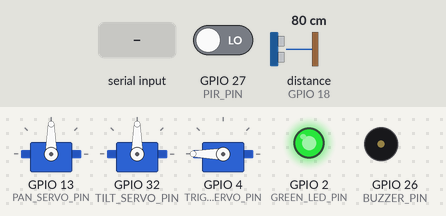
Recording of a sketch running on a simulated ESP32. On the bench: 3 × servo, output pins drawn as LEDs (lit = HIGH), buzzer (waves = sounding, pin HIGH). Inputs (shaded band) come from the test bench; at power-on: GPIO 27 (PIR_PIN) LOW, distance to the obstacle (sensor on GPIO 18) 80 cm. The echo pulse lasts 58.3 µs per cm; pins used as bus, display or sensor lines are not drawn; what the sketch prints to the serial monitor is not drawn.

Above: at 12.2 s.
12.3 s: GPIO 27 (PIR_PIN) driven HIGH
At 15.2 s:
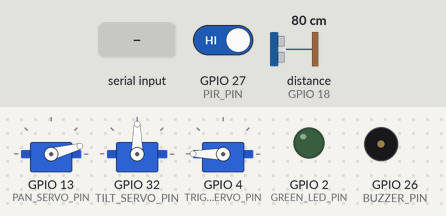
15.3 s: "A\n" received over Serial
At 16.7 s:
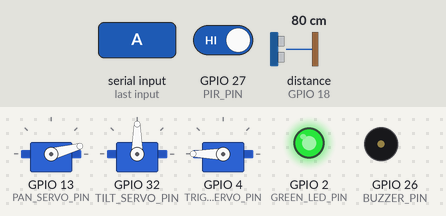
17.0 s: "M\n" received over Serial
At 22.1 s:
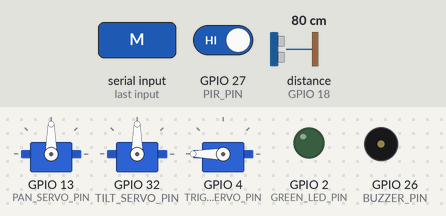
22.4 s: "F\n" received over Serial
At 25.07 s:
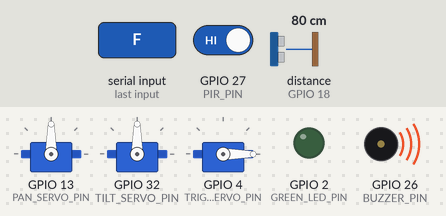
Timing chart, 0 to 30.0 s (numbered marks = the images above; inputs shaded):
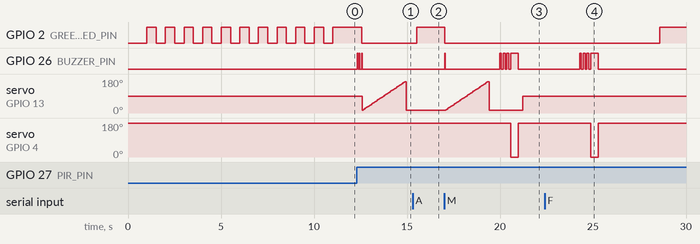

The sketch:

ESP32_Sentry_Turret.ino
```cpp
// =====================================================
// ESP32 AUTOMATED SENTRY TURRET
// Science Fair 2026 - Grade 8
// =====================================================
//
// WIRING:
//   Pan Servo (MG996R):     Orange → GPIO 13,  Power from battery pack
//   Tilt Servo (MG996R):    Orange → GPIO 32,  Power from battery pack
//   Trigger Servo (SG90):   Orange → GPIO 4,   Red → ESP32 5V, Brown → GND
//   Ultrasonic TRIG:        GPIO 5
//   Ultrasonic ECHO:        GPIO 18
//   PIR Motion Sensor:      GPIO 27
//   Buzzer:                 GPIO 26
//   Green LED (armed):      GPIO 2
//   Battery (-) must connect to ESP32 GND (common ground)
//
// SERIAL MONITOR COMMANDS (115200 baud, Newline):
//   D = Check distance sensor
//   M = Simulate motion trigger (force start scanning)
//   F = Force fire
//   R = Reset to IDLE
//   P = Print current state and settings
//   T[angle] = Manually set tilt (e.g. T120)
//   A = Toggle auto/manual mode

#include <Arduino.h>
#include <ESP32Servo.h>

// ==================== PIN DEFINITIONS ====================
#define PAN_SERVO_PIN     13
#define TILT_SERVO_PIN    32
#define TRIGGER_SERVO_PIN  4
#define TRIG_PIN           5
#define ECHO_PIN          18
#define PIR_PIN           27
#define BUZZER_PIN        26
#define GREEN_LED_PIN      2

// ==================== TUNING CONSTANTS ====================
// Adjust these to calibrate your turret

// Pan servo scan range (degrees)
#define PAN_MIN           15
#define PAN_MAX          165
#define PAN_CENTER        90
#define PAN_STEP           3    // degrees per scan step
#define PAN_DELAY         40    // ms between scan steps

// Tilt servo positions - ADJUST THESE for your Nerf gun mounting
#define TILT_LEVEL        90    // gun aims straight (change this after calibration!)
#define TILT_UP           70    // gun aims up (for far targets)
#define TILT_DOWN        120    // gun aims down (for close targets)

// Trigger servo
#define TRIGGER_REST     180    // not pulling
#define TRIGGER_PULL       0    // pulling trigger
#define TRIGGER_HOLD_MS  400    // how long to hold trigger pulled

// Detection
#define MAX_DETECT_DIST  150    // max detection distance in cm
#define MIN_DETECT_DIST    3    // ignore readings closer than this
#define PIR_WARMUP_SEC    10    // PIR warmup time in seconds

// Timing
#define COOLDOWN_MS     3000    // pause after firing before scanning again
#define SCAN_TIMEOUT_MS 8000    // return to idle if no target found in this time
#define AIM_SETTLE_MS    500    // time to let servos settle after aiming

// ==================== STATE MACHINE ====================
enum State {
    IDLE,
    SCANNING,
    TARGETING,
    FIRING,
    COOLDOWN
};

const char* stateNames[] = {"IDLE", "SCANNING", "TARGETING", "FIRING", "COOLDOWN"};

State currentState = IDLE;

// ==================== SERVO OBJECTS ====================
Servo panServo;
Servo tiltServo;
Servo triggerServo;

// ==================== VARIABLES ====================
int targetAngle = PAN_CENTER;
long targetDistance = 0;
unsigned long stateStartTime = 0;
bool autoMode = true;

// ==================== DISTANCE READING ====================
long readDistance() {
    digitalWrite(TRIG_PIN, LOW);
    delayMicroseconds(2);
    digitalWrite(TRIG_PIN, HIGH);
    delayMicroseconds(10);
    digitalWrite(TRIG_PIN, LOW);

    long duration = pulseIn(ECHO_PIN, HIGH, 30000);  // 30ms timeout
    if (duration == 0) return 999;  // no echo
    return duration * 0.034 / 2.0;
}

// ==================== SCANNING ====================
// Sweeps the pan servo and looks for the closest object
// Returns true if target found, false if nothing detected
bool scanForTarget() {
    long closestDist = 999;
    int closestAngle = -1;

    Serial.println("  Scanning...");

    // Sweep forward
    for (int angle = PAN_MIN; angle <= PAN_MAX; angle += PAN_STEP) {
        panServo.write(angle);
        delay(PAN_DELAY);

        long dist = readDistance();

        // Print scan data
        Serial.printf("    %3d° : %3ld cm", angle, dist);
        if (dist >= MIN_DETECT_DIST && dist <= MAX_DETECT_DIST) {
            Serial.print("  ◄◄◄");
        }
        Serial.println();

        // Track closest object
        if (dist >= MIN_DETECT_DIST && dist <= MAX_DETECT_DIST) {
            if (dist < closestDist) {
                closestDist = dist;
                closestAngle = angle;
            }
        }

        // Check timeout
        if (millis() - stateStartTime > SCAN_TIMEOUT_MS) {
            Serial.println("  Scan timeout — no target found");
            return false;
        }
    }

    if (closestAngle >= 0) {
        targetAngle = closestAngle;
        targetDistance = closestDist;
        Serial.printf("  >>> TARGET at %d°, %ld cm <<<\n", targetAngle, targetDistance);
        return true;
    }

    return false;
}

// ==================== AIMING ====================
void aimAtTarget() {
    // Move pan to target angle
    panServo.write(targetAngle);

    // Adjust tilt based on distance
    // Closer targets = aim slightly down, far targets = aim slightly up
    int tiltAngle;
    if (targetDistance < 50) {
        tiltAngle = TILT_DOWN;  // close — aim down
    } else if (targetDistance > 120) {
        tiltAngle = TILT_UP;    // far — aim up
    } else {
        tiltAngle = TILT_LEVEL; // medium — aim level
    }

    tiltServo.write(tiltAngle);
    Serial.printf("  Aiming: pan=%d°, tilt=%d°\n", targetAngle, tiltAngle);

    delay(AIM_SETTLE_MS);  // let servos reach position
}

// ==================== FIRING ====================
void fire() {
    Serial.println("  FIRE!");

    // Warning beeps
    for (int i = 0; i < 3; i++) {
        digitalWrite(BUZZER_PIN, HIGH);
        delay(100);
        digitalWrite(BUZZER_PIN, LOW);
        delay(100);
    }

    // Long tone + pull trigger
    digitalWrite(BUZZER_PIN, HIGH);
    triggerServo.write(TRIGGER_PULL);
    delay(TRIGGER_HOLD_MS);

    // Release trigger
    triggerServo.write(TRIGGER_REST);
    digitalWrite(BUZZER_PIN, LOW);
    delay(200);

    Serial.println("  Trigger released");
}

// ==================== BUZZER PATTERNS ====================
void beepAlert() {
    // Two short beeps
    for (int i = 0; i < 2; i++) {
        digitalWrite(BUZZER_PIN, HIGH);
        delay(50);
        digitalWrite(BUZZER_PIN, LOW);
        delay(50);
    }
}

void beepScanning() {
    // Single tick
    digitalWrite(BUZZER_PIN, HIGH);
    delay(20);
    digitalWrite(BUZZER_PIN, LOW);
}

// ==================== STATE CHANGE ====================
void changeState(State newState) {
    Serial.printf("\n[%s] → [%s]\n", stateNames[currentState], stateNames[newState]);
    currentState = newState;
    stateStartTime = millis();
}

// ==================== SERIAL COMMANDS ====================
void handleSerialCommand() {
    if (!Serial.available()) return;

    String cmd = Serial.readStringUntil('\n');
    cmd.trim();
    cmd.toUpperCase();

    if (cmd == "D") {
        long dist = readDistance();
        Serial.printf("Distance: %ld cm\n", dist);
    }
    else if (cmd == "M") {
        Serial.println("Manual trigger — starting scan");
        changeState(SCANNING);
    }
    else if (cmd == "F") {
        Serial.println("Manual fire!");
        changeState(FIRING);
    }
    else if (cmd == "R") {
        Serial.println("Reset to IDLE");
        panServo.write(PAN_CENTER);
        tiltServo.write(TILT_LEVEL);
        triggerServo.write(TRIGGER_REST);
        changeState(IDLE);
    }
    else if (cmd == "P") {
        Serial.printf("State: %s\n", stateNames[currentState]);
        Serial.printf("Target: angle=%d°, dist=%ld cm\n", targetAngle, targetDistance);
        Serial.printf("Auto mode: %s\n", autoMode ? "ON" : "OFF");
        Serial.printf("Tilt level: %d°\n", TILT_LEVEL);
    }
    else if (cmd.startsWith("T")) {
        int angle = cmd.substring(1).toInt();
        angle = constrain(angle, 0, 180);
        tiltServo.write(angle);
        Serial.printf("Tilt → %d°\n", angle);
    }
    else if (cmd == "A") {
        autoMode = !autoMode;
        Serial.printf("Auto mode: %s\n", autoMode ? "ON" : "OFF");
        if (!autoMode) {
            changeState(IDLE);
        }
    }
    else {
        Serial.println("Commands: D=distance, M=scan, F=fire, R=reset, P=status, T[angle]=tilt, A=auto toggle");
    }
}

// ==================== SETUP ====================
void setup() {
    Serial.begin(115200);
    delay(1000);

    // Pin modes
    pinMode(TRIG_PIN, OUTPUT);
    pinMode(ECHO_PIN, INPUT);
    pinMode(PIR_PIN, INPUT);
    pinMode(BUZZER_PIN, OUTPUT);
    pinMode(GREEN_LED_PIN, OUTPUT);

    // Attach servos
    panServo.attach(PAN_SERVO_PIN);
    tiltServo.attach(TILT_SERVO_PIN);
    triggerServo.attach(TRIGGER_SERVO_PIN);

    // Home position
    panServo.write(PAN_CENTER);
    tiltServo.write(TILT_LEVEL);
    triggerServo.write(TRIGGER_REST);

    Serial.println("=============================================");
    Serial.println("   ESP32 AUTOMATED SENTRY TURRET");
    Serial.println("   Science Fair 2026");
    Serial.println("=============================================");
    Serial.println("");

    // PIR warmup
    Serial.printf("PIR sensor warming up (%d seconds)...\n", PIR_WARMUP_SEC);
    for (int i = PIR_WARMUP_SEC; i > 0; i--) {
        Serial.printf("  %d...\n", i);
        digitalWrite(GREEN_LED_PIN, HIGH);
        delay(500);
        digitalWrite(GREEN_LED_PIN, LOW);
        delay(500);
    }

    Serial.println("\nSYSTEM ARMED — Waiting for motion...");
    Serial.println("Commands: D=distance, M=scan, F=fire, R=reset, P=status, T[angle]=tilt, A=auto toggle\n");

    digitalWrite(GREEN_LED_PIN, HIGH);
    changeState(IDLE);
}

// ==================== MAIN LOOP ====================
void loop() {
    // Always check for serial commands
    handleSerialCommand();

    switch (currentState) {

        // -------- IDLE: Waiting for motion --------
        case IDLE:
            digitalWrite(GREEN_LED_PIN, HIGH);

            if (autoMode && digitalRead(PIR_PIN) == HIGH) {
                Serial.println("\n*** MOTION DETECTED! ***");
                beepAlert();
                changeState(SCANNING);
            }
            break;

        // -------- SCANNING: Sweep and find target --------
        case SCANNING:
            digitalWrite(GREEN_LED_PIN, LOW);
            beepScanning();

            if (scanForTarget()) {
                changeState(TARGETING);
            } else {
                Serial.println("  No target — returning to IDLE");
                panServo.write(PAN_CENTER);
                changeState(IDLE);
            }
            break;

        // -------- TARGETING: Aim at target --------
        case TARGETING:
            digitalWrite(GREEN_LED_PIN, LOW);

            aimAtTarget();

            // Verify target is still there
            long verifyDist;
            verifyDist = readDistance();
            Serial.printf("  Verify distance: %ld cm\n", verifyDist);

            if (verifyDist >= MIN_DETECT_DIST && verifyDist <= MAX_DETECT_DIST) {
                Serial.println("  Target confirmed — FIRING");
                changeState(FIRING);
            } else {
                Serial.println("  Target lost — re-scanning");
                changeState(SCANNING);
            }
            break;

        // -------- FIRING: Pull trigger --------
        case FIRING:
            fire();
            changeState(COOLDOWN);
            break;

        // -------- COOLDOWN: Pause before next cycle --------
        case COOLDOWN:
            Serial.printf("  Cooldown %d seconds...\n", COOLDOWN_MS / 1000);
            Serial.println("  (Reload Nerf dart now!)");
            digitalWrite(GREEN_LED_PIN, LOW);

            // Return to center
            panServo.write(PAN_CENTER);
            tiltServo.write(TILT_LEVEL);

            delay(COOLDOWN_MS);

            Serial.println("  Ready again\n");
            changeState(IDLE);
            break;
    }

    delay(50);
}
```

Measured:
- after the input at 12.3 s, GPIO 2 (GREEN_LED_PIN): HIGH → LOW after 0.27 s; GPIO 26 (BUZZER_PIN): alternates HIGH for 0.05 s and LOW for 0.08 s, 6 changes in all, then stays LOW, starting at once
- after the input at 15.3 s, GPIO 2 (GREEN_LED_PIN): LOW → HIGH after 0.22 s; GPIO 26 (BUZZER_PIN): stops changing and stays LOW; servo on GPIO 13 (PAN_SERVO_PIN): stays 15° (without the input it goes to 90° after 1.5 s); servo on GPIO 4 (TRIGGER_SERVO_PIN): stays 180° (without the input it goes to 0° after 0.82 s)
- after the input at 17.0 s, GPIO 2 (GREEN_LED_PIN): HIGH → LOW at once; GPIO 26 (BUZZER_PIN): goes HIGH 0.02 s, LOW 2.9 s, 3 × (HIGH 0.10 s, LOW 0.10 s), HIGH 0.40 s, then LOW, starting at once; servo on GPIO 4 (TRIGGER_SERVO_PIN): 180° → 0° after 3.6 s, → 180° 0.40 s later
- after the input at 22.4 s, GPIO 2 (GREEN_LED_PIN): LOW → HIGH after 6.2 s instead of 1.9 s; GPIO 26 (BUZZER_PIN): goes 3 × (HIGH 0.10 s, LOW 0.10 s), HIGH 0.40 s, then LOW, starting after 1.9 s; servo on GPIO 4 (TRIGGER_SERVO_PIN): 180° → 0° after 2.5 s, → 180° 0.40 s later
